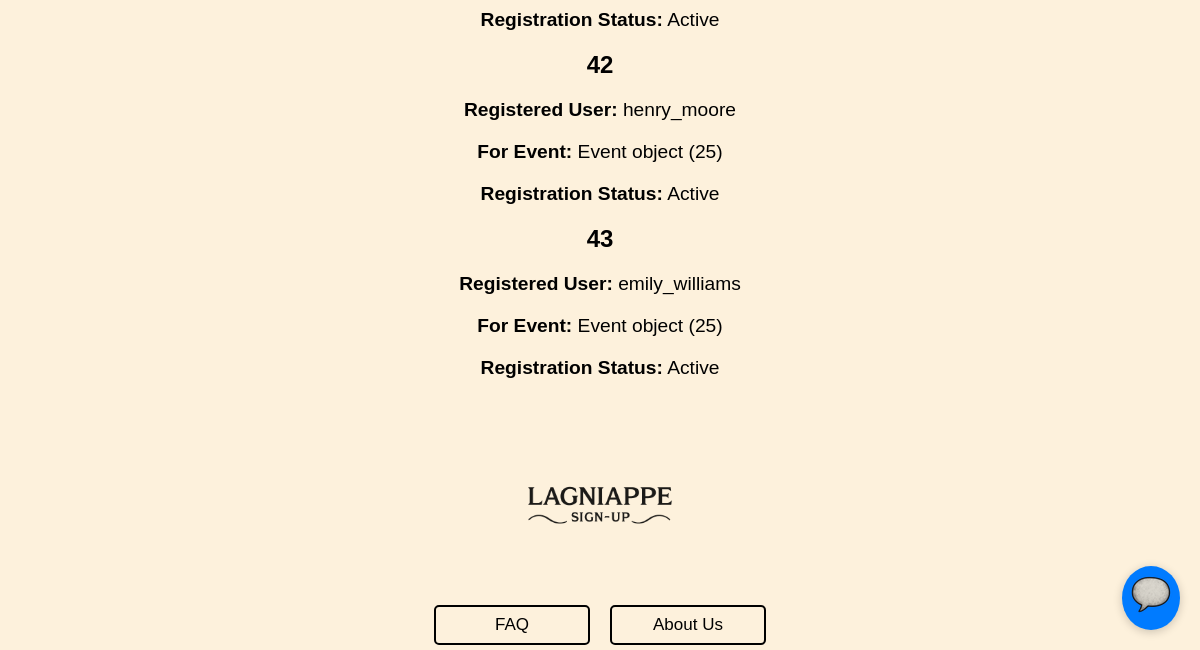
The page /registration/list (lower part) on the database as committed earlier.
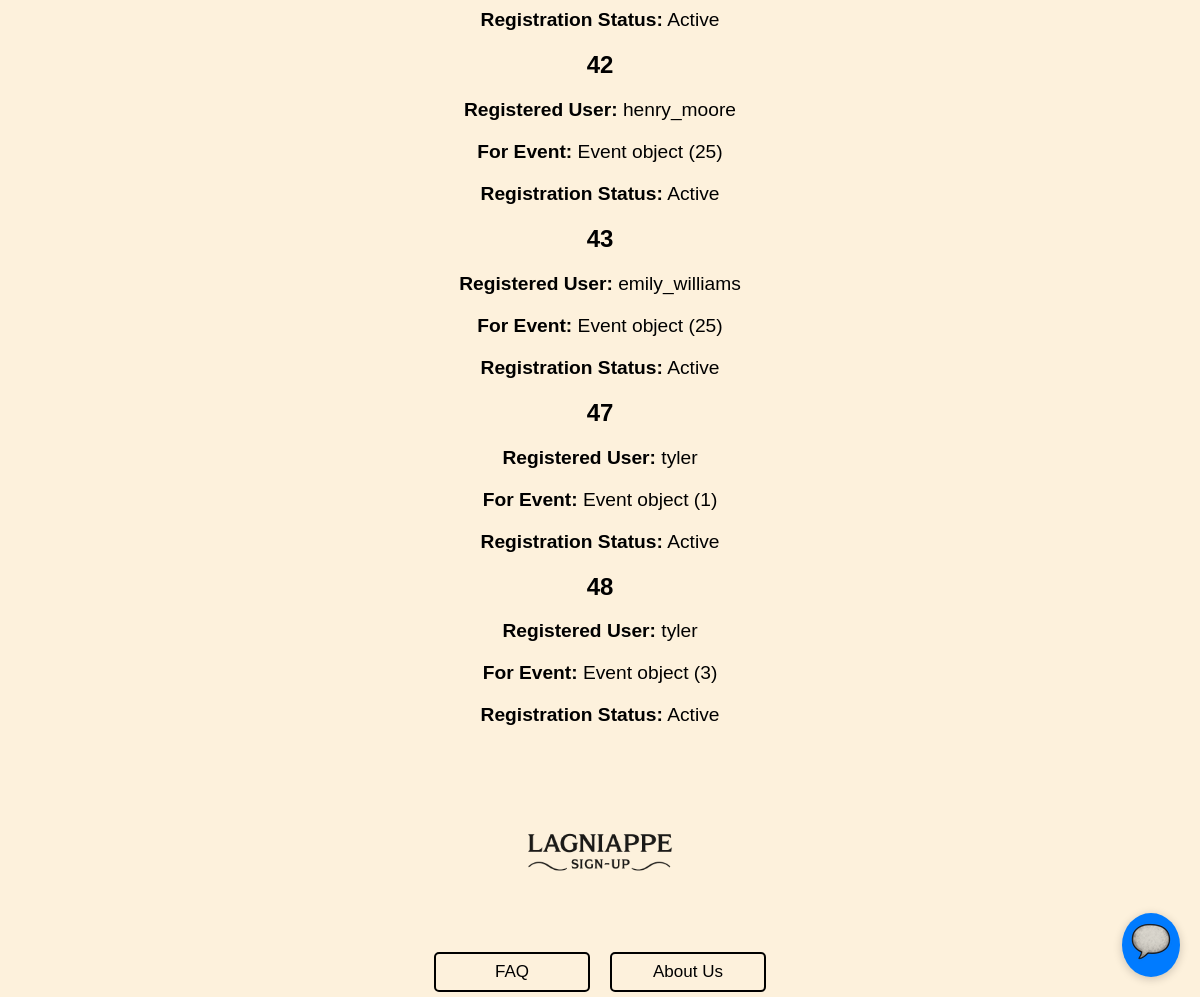
The same page on the database as committed later.
### events/models.py (models this page shows)
class Registration(models.Model):
    RegistrationID = models.AutoField(("registrationID"), primary_key=True)
    UserID = models.ForeignKey(Users, on_delete=models.CASCADE)
    EventID = models.ForeignKey(Event, on_delete=models.CASCADE)
    RegistrationStatus = models.BooleanField(("registrationstatus"), default=True)
    RegistrationDate = models.DateTimeField(("registrationdate"), auto_now_add=True)

class Users(AbstractUser): # AbstractUser comes with a whole bunch of attributes
    UserID = models.AutoField(("userID"), primary_key=True) # autofield automatically increments an int as a new row is created
    groups = models.ManyToManyField(
        'auth.Group',
        related_name='event_users',  # Custom related_name for reverse accessor
        blank=True
    )
    user_permissions = models.ManyToManyField(
        'auth.Permission',
        related_name='event_user_permissions',  # Custom related_name for reverse accessor
        blank=True
    )

class Event(models.Model):
    EventID = models.AutoField(("eventID"), primary_key=True)
    OrganizerID = models.ForeignKey(Users, on_delete=models.CASCADE)
    CategoryID = models.ForeignKey(Category, on_delete=models.CASCADE)
    Title = models.CharField(("title"), max_length=100)
    Description = models.CharField(("description"), max_length=500)
    Location = models.CharField(("location"), max_length=100)
    DateTime = models.DateTimeField(("datetime"), null=True)
    EventStatus = models.BooleanField(("eventstatus"), default=True)

### lagniappe_signup/views.py (the view)
# urls.py: path('registration/list', views.list_reg.as_view(), name="registration-list"),
class list_reg(ListView):
    model = Registration
    template_name = "registration_list.html"
    context_object_name = "registrations"
    paginate = 20

### templates/registration_list.html (shortened to what this page needs)
{% extends "base.html" %}
{% block content %}
  {% if registrations %}
    <ul style="list-style-type: none; padding-left: 0;">
      {% for r in registrations %}
        <li>
          <h2>{{ r.RegistrationID }}</h2>
          <p><strong>Registered User:</strong> {{ r.UserID }}</p>
          <p><strong>For Event:</strong> {{ r.EventID }}</p>
          <p><strong>Registration Status:</strong> {% if r.RegistrationStatus %}Active{% else %}Inactive{% endif %}</p>
        </li>
      {% endfor %}
    </ul>
  {% else %}
    <p>No registrations registered.</p>
  {% endif %}
{% endblock %}

Rows that differ between the two databases and show on the page:
added Registration: RegistrationID "47", UserID "tyler", EventID "Event object (1)", RegistrationStatus "Active"
added Registration: RegistrationID "48", UserID "tyler", EventID "Event object (3)", RegistrationStatus "Active"
